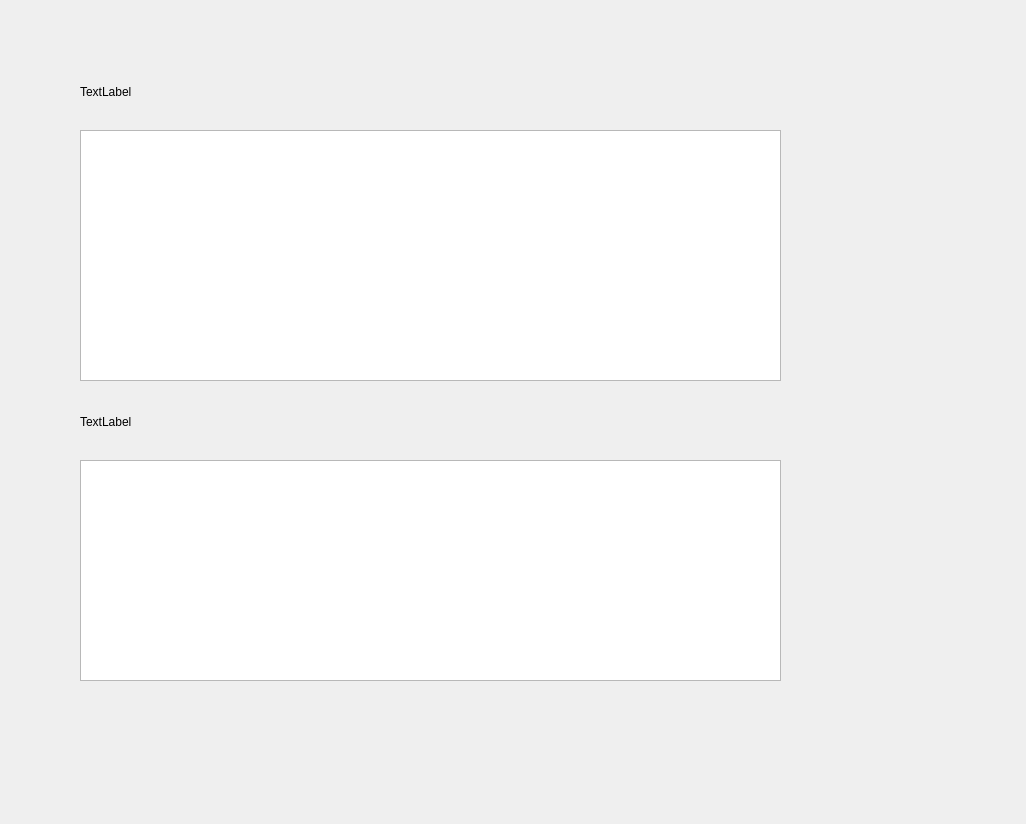
<?xml version="1.0" encoding="UTF-8"?>
<ui version="4.0">
 <class>Form</class>
 <widget class="QWidget" name="Form">
  <property name="geometry">
   <rect>
    <x>0</x>
    <y>0</y>
    <width>1026</width>
    <height>824</height>
   </rect>
  </property>
  <property name="windowTitle">
   <string>Form</string>
  </property>
  <widget class="QLabel" name="label">
   <property name="geometry">
    <rect>
     <x>80</x>
     <y>80</y>
     <width>108</width>
     <height>24</height>
    </rect>
   </property>
   <property name="text">
    <string>TextLabel</string>
   </property>
  </widget>
  <widget class="QTextBrowser" name="textBrowser">
   <property name="geometry">
    <rect>
     <x>80</x>
     <y>130</y>
     <width>701</width>
     <height>251</height>
    </rect>
   </property>
  </widget>
  <widget class="QLabel" name="label_2">
   <property name="geometry">
    <rect>
     <x>80</x>
     <y>410</y>
     <width>108</width>
     <height>24</height>
    </rect>
   </property>
   <property name="text">
    <string>TextLabel</string>
   </property>
  </widget>
  <widget class="QTextBrowser" name="textBrowser_2">
   <property name="geometry">
    <rect>
     <x>80</x>
     <y>460</y>
     <width>701</width>
     <height>221</height>
    </rect>
   </property>
  </widget>
 </widget>
 <resources/>
 <connections/>
</ui>
